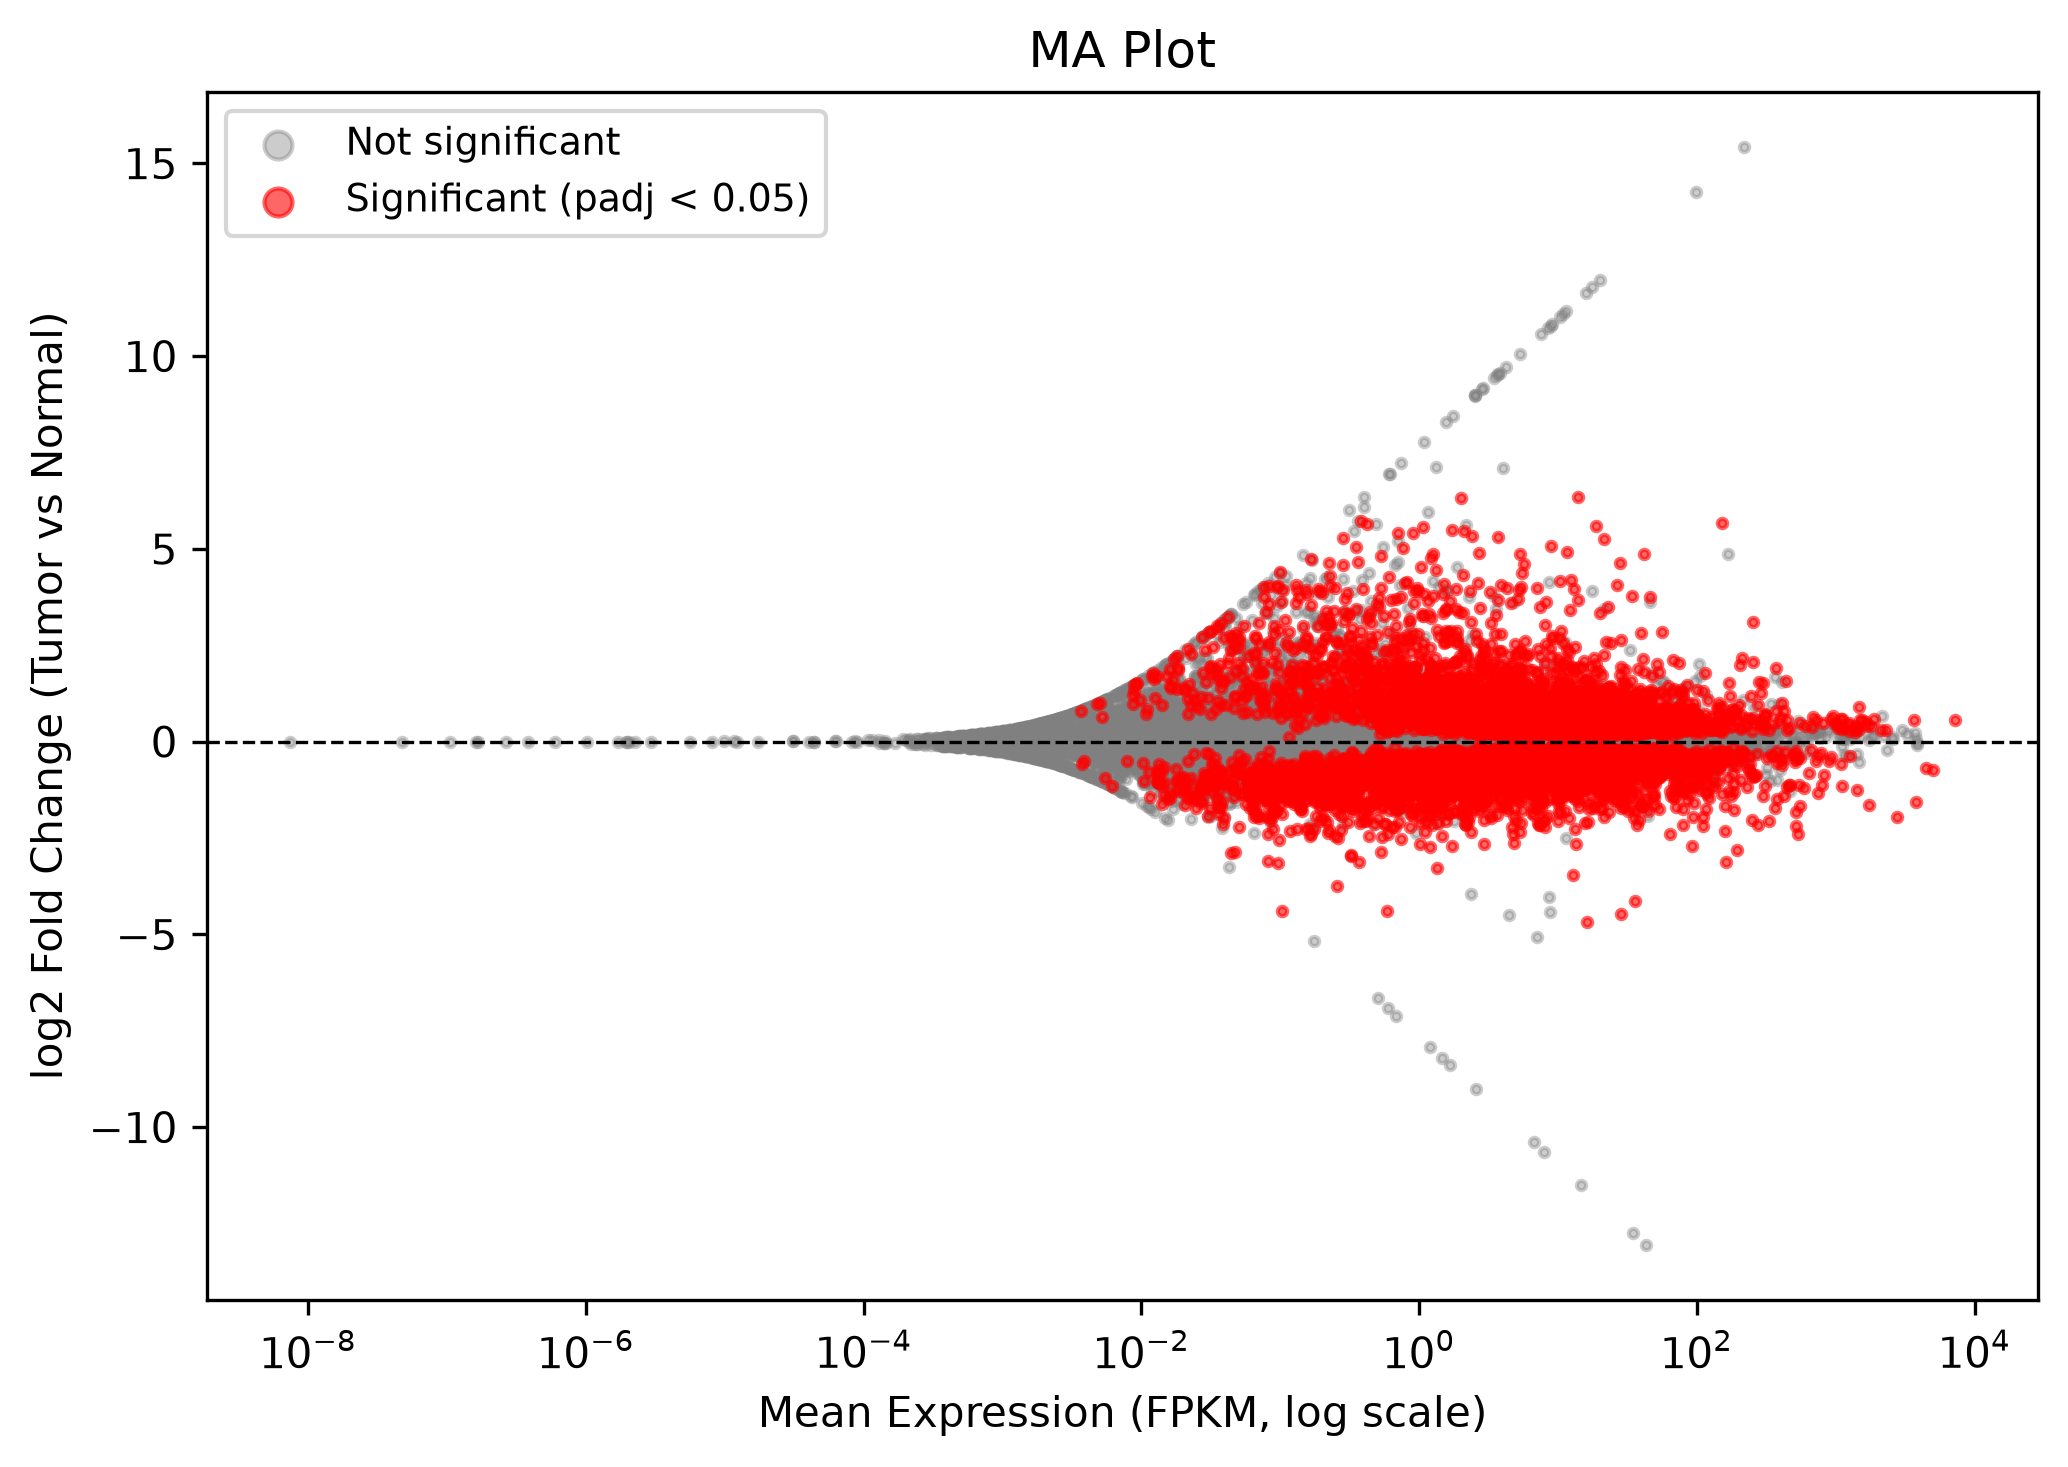

Here is the Python script that generated this plot:
import pandas as pd
import numpy as np
import matplotlib.pyplot as plt

# --- 1. Load data ---
res_df = pd.read_csv(r"C:\Users\HP\OneDrive\Desktop\Colorectal Cancer\GSE50760_RAW\differential_expression_results.csv", index_col=0)

# --- 2. Compute mean expression and log2FC ---
pseudo = 0.01
res_df["mean_expr"] = (res_df["mean_tumor_fpkm"] + res_df["mean_normal_fpkm"]) / 2
res_df["log2FC"] = np.log2((res_df["mean_tumor_fpkm"] + pseudo) / (res_df["mean_normal_fpkm"] + pseudo))

# --- 3. Plot ---
fig, ax = plt.subplots(figsize=(7, 5))

# Non-significant genes (background, gray)
non_sig = res_df[res_df["significant"] == False]
ax.scatter(non_sig["mean_expr"], non_sig["log2FC"],
           s=5, color="gray", alpha=0.4, label="Not significant")

# Significant genes (highlighted, red)
sig = res_df[res_df["significant"] == True]
ax.scatter(sig["mean_expr"], sig["log2FC"],
           s=5, color="red", alpha=0.6, label="Significant (padj < 0.05)")

ax.set_xscale("log")
ax.axhline(0, color="black", linewidth=0.8, linestyle="--")
ax.set_xlabel("Mean Expression (FPKM, log scale)")
ax.set_ylabel("log2 Fold Change (Tumor vs Normal)")
ax.set_title("MA Plot")
ax.legend(markerscale=3, fontsize=9)

plt.tight_layout()
plt.savefig("MA_plot.png", dpi=300, bbox_inches="tight")
plt.show()
